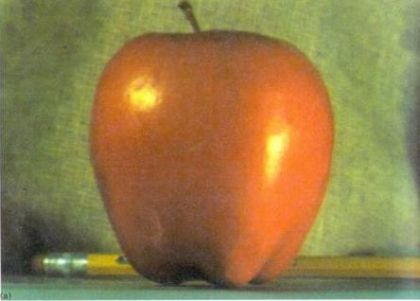
%> input picture Computer-Vision/paradoteo_CV_1-PYRAMIDS/apple.jpg, 420 x 301 px
$ octave askisi_1.m   (GNU Octave 9; MATLAB toolbox functions it lacks are replaced by stand-ins)
%> lines starting %> are read from the running program, lines starting %| are printed output that depends on the picture
clear all;
close all;
clc;


% Ο δικος μου κωδικας

apple_jpg = im2double(imread('apple.jpg')); %

apple_jpg_resize = imresize(apple_jpg, [1024 1024]);
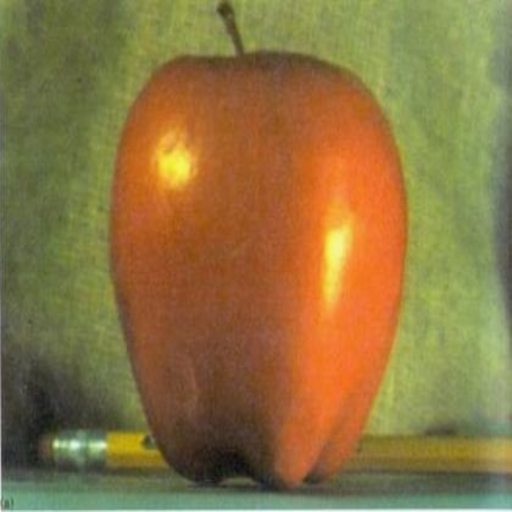
%> apple_jpg_resize: size 1024x1024x3 double (shown at 1/2 size); mean R, G, B 0.578, 0.485, 0.286; drawn with min black and max white

black_jpg = im2double(imread('black.jpg')); %
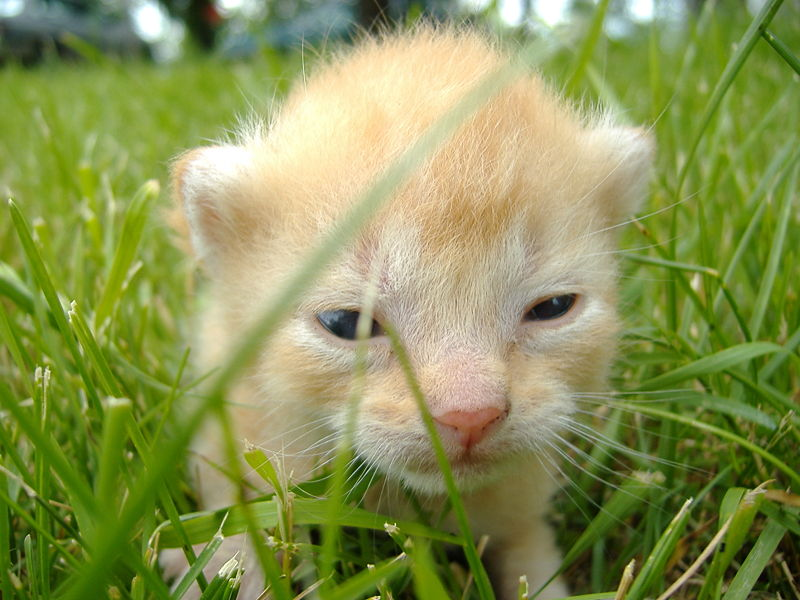
%> input picture Computer-Vision/paradoteo_CV_1-PYRAMIDS/black.jpg, 800 x 600 px

black_jpg_resize = imresize(black_jpg, [1024 1024]);
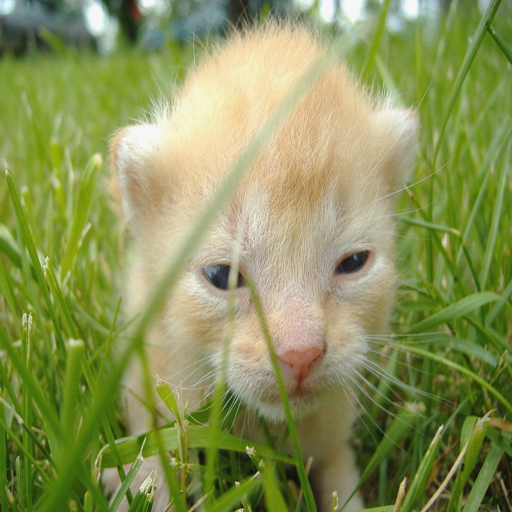
%> black_jpg_resize: size 1024x1024x3 double (shown at 1/2 size); mean R, G, B 0.538, 0.578, 0.33; drawn with min black and max white

orange_jpg = im2double(imread('orange.jpg')); %
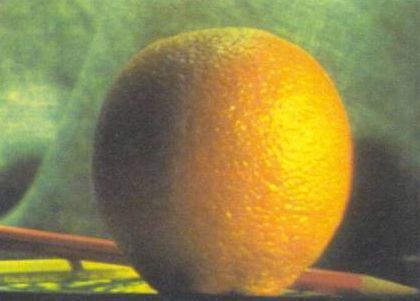
%> input picture Computer-Vision/paradoteo_CV_1-PYRAMIDS/orange.jpg, 420 x 301 px

orange_jpg_resize = imresize(orange_jpg, [1024 1024]);
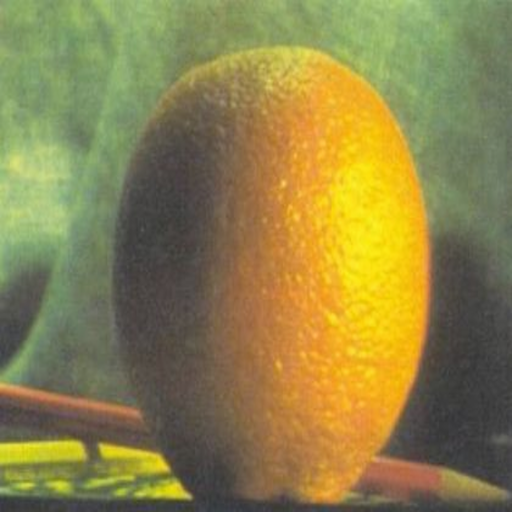
%> orange_jpg_resize: size 1024x1024x3 double (shown at 1/2 size); mean R, G, B 0.558, 0.515, 0.291; drawn with min black and max white


levels = 4; % 2

%> (the run ends here)
